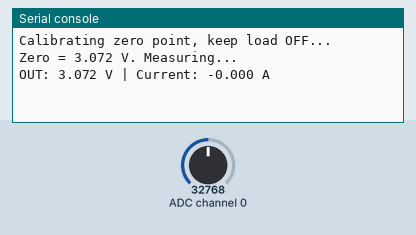
Simulated run of this program. Board: CircuitPython board. On the bench: the last lines printed to the serial console. The inputs (shaded band) are chosen by the test bench; at power-on: ADC channel 0 = 32768 (analog values on the 0–65535 scale).

Above: at 4.2 s.
4.3 s: ADC channel 0 set to 45874
At 5.7 s:
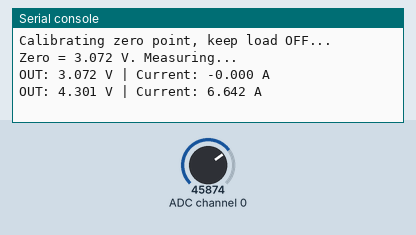
5.8 s: ADC channel 0 set to 57670
At 8.2 s:
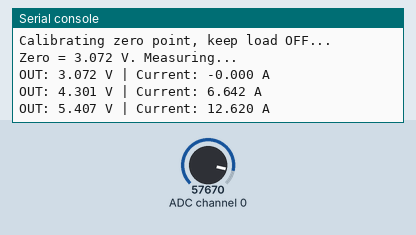
Timing chart, 0 to 9.7 s (numbered marks = the images above; inputs shaded):
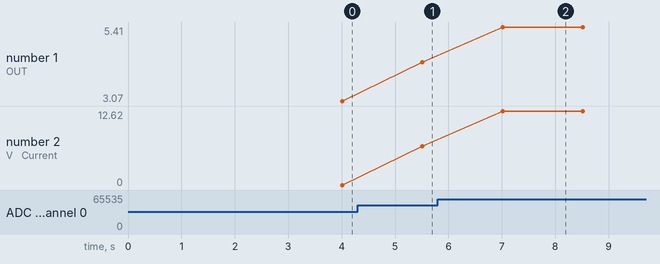

The program:

example.py
```python
# Raspberry Pi Python script using an ADS1115 ADC to read the ACS712 (with a voltage divider), calibrate the zero offset, and print measured voltage and calculated DC current.
#
# Buy this module: https://shillehtek.com/products/acs712-current-sensor-5a-arduino-esp32
# Full manual: https://shillehtek.com/blogs/shillehtek-product-manuals/acs712-current-sensor-5a-arduino-esp32-manual
# More examples: https://github.com/shillehbean/shillehtek-examples
#

#!/usr/bin/env python3
# ACS712 5A Current Sensor - Raspberry Pi + ADS1115 Example (DC current)
# OUT -> 10k/20k divider -> ADS1115 A0, SDA/SCL -> GPIO 2/3
# Install: pip3 install adafruit-circuitpython-ads1x15

import time
import board
import busio
import adafruit_ads1x15.ads1115 as ADS
from adafruit_ads1x15.analog_in import AnalogIn

SENSITIVITY = 0.185    # volts per amp (5A version)
DIVIDER = 1.5          # (10k + 20k) / 20k

i2c = busio.I2C(board.SCL, board.SDA)
ads = ADS.ADS1115(i2c)
ads.gain = 1           # +/-4.096V range
channel = AnalogIn(ads, ADS.P0)

def read_volts(samples):
    total = 0.0
    for _ in range(samples):
        total += channel.voltage
        time.sleep(0.002)
    return total / samples * DIVIDER

print("Calibrating zero point, keep load OFF...")
zero = read_volts(300)
print("Zero = {:.3f} V. Measuring...".format(zero))

try:
    while True:
        volts = read_volts(100)
        amps = (volts - zero) / SENSITIVITY
        print("OUT: {:.3f} V | Current: {:.3f} A".format(volts, amps))
        time.sleep(0.5)
except KeyboardInterrupt:
    print("Stopped by user")
```

Measured:
- after the input at 4.3 s, the serial console: prints a new line after 1.2 s (image 1)
- after the input at 5.8 s, the serial console: prints a new line after 1.2 s (image 2)
- plotted number 1: 3.07 → 4.3 after the input at 4.3 s, 4.3 → 5.41 after the input at 5.8 s
- plotted number 2: 0 → 6.64 after the input at 4.3 s, 6.64 → 12.62 after the input at 5.8 s
